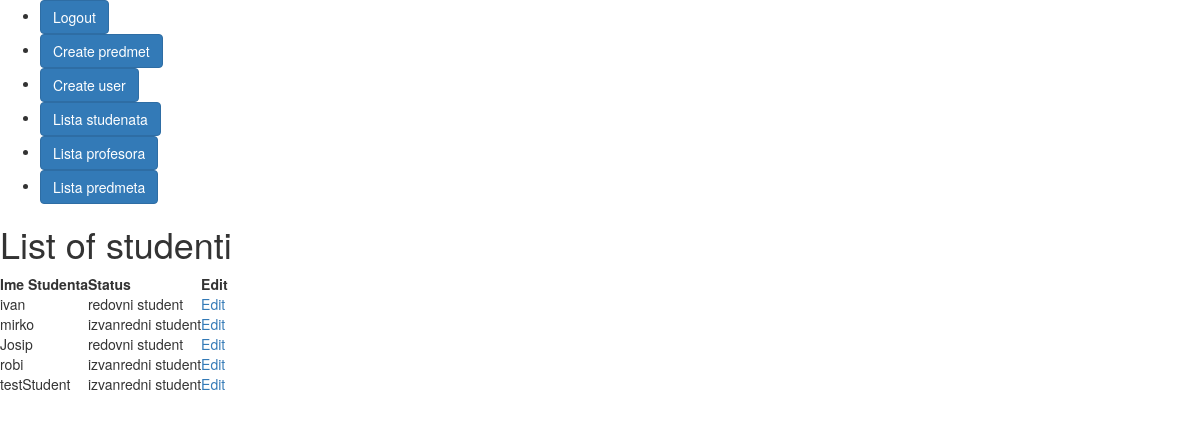
Before: /list-studenti/ (signed in) with the older database file.
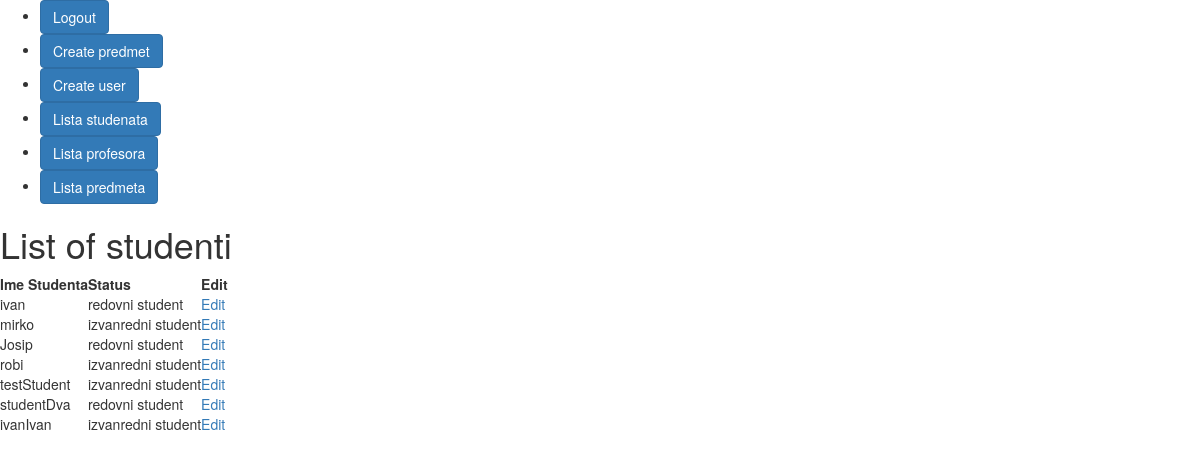
After: the same page with the newer database file.
### appUpisStudenata/models.py (models this page shows)
class Korisnik(AbstractUser):
    role = models.ForeignKey(Role, on_delete=models.SET_NULL,blank=True, null=True, related_name="rola" )
    statusi = (('none', 'None'), ('izv', 'izvanredni student'), ('red', 'redovni student'))
    status = models.CharField(max_length=50, choices=statusi)

### appUpisStudenata/views.py (the view)
# urls.py: path('list-studenti/', StudentiListView.as_view(), name='listStudenti'),
class StudentiListView(LoginRequiredMixin, ListView):
    model = Korisnik
    template_name = 'listStudenti.html'
    context_object_name = 'studenti_list'
    login_url = '/login/'
    redirect_field_name = 'redirect_to'
    def dispatch(self, request, *args, **kwargs):
        if request.user.role.role != 'ADMIN':
            return HttpResponseForbidden("Access Denied")
        return super().dispatch(request, *args, **kwargs)
    def get_context_data(self, **kwargs):
        context = super().get_context_data(**kwargs)
        user = self.request.user
        student_role = Role.objects.get(role=Role.STUDENT)
        students = Korisnik.objects.filter(role=student_role)
        context['studenti_list'] = students
        return context

### appUpisStudenata/templates/listStudenti.html
{% extends 'base.html' %}
{% block content %}
  <h1>List of studenti</h1>
  <table>
    <thead>
      <tr>
        <th>Ime Studenta</th>
        <th>Status</th>
        <th>Edit</th>
      </tr>
    </thead>
    <tbody>
      {% for student in studenti_list %}
        <tr>
          <td>{{ student.username }}</td>
          <td>{{ student.get_status_display }}</td>
          <td>
            <a href="{% url 'editStudent' pk=student.pk %}">Edit</a>
          </td>
        </tr>
      {% endfor %}
    </tbody>
  </table>
{% endblock %}

### appUpisStudenata/templates/base.html (shortened to what this page needs)
<!DOCTYPE html>
<html>
<head>
    <link rel="stylesheet" href="https://cdn.jsdelivr.net/npm/bootstrap@3.3.7/dist/css/bootstrap.min.css">
</head>
<body>
    <nav>
        <ul>
            {% if user.is_authenticated %}
                {% if user.role.role == 'STUDENT' %}
                <li><a href="/logout" class="btn btn-primary">Logout</a></li>
                {% elif user.role.role == 'PROFESOR' %}
                <li><a href="{% url 'predmetiProfesora' %}">Lista predmeta</a></li>
                <li><a href="/logout" class="btn btn-primary">Logout</a></li>
                {%elif user.role.role == 'ADMIN' %}
                <li><a href="/logout" class="btn btn-primary">Logout</a></li>
                <li><a href="{% url 'createPredmet' %}" class="btn btn-primary">Create predmet</a></li>
                <li><a href="{% url 'createUser' %}" class="btn btn-primary">Create user</a></li>
                <li><a href="{% url 'listStudenti' %}"class="btn btn-primary" >Lista studenata</a></li>
                <li><a href="{% url 'listProfesori' %}" class="btn btn-primary">Lista profesora</a></li>
                <li><a href="{% url 'listPredmeti' %}" class="btn btn-primary">Lista predmeta</a></li>
                {% endif %}
            {% else %}
                <li><a href="{% url 'login' %}">Login</a></li>
            {% endif %}
        </ul>
    </nav>
    <div class="content">
        {% block content %}
        {% endblock %}
    </div>
</body>
</html>

Changed rows visible on the page:
added Korisnik: username "studentDva", status "redovni student"
added Korisnik: username "ivanIvan", status "izvanredni student"
